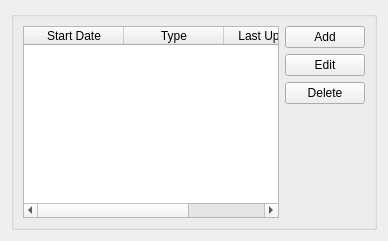
     <widget class="QWidget" name="tab">
      <attribute name="title">
       <string>Living Arrangements</string>
      </attribute>
      <layout class="QGridLayout" name="gridLayout_3">
       <item row="0" column="0">
        <widget class="QGroupBox" name="groupBox">
         <property name="title">
          <string/>
         </property>
         <layout class="QHBoxLayout" name="horizontalLayout_2">
          <item>
           <widget class="QTableWidget" name="living_arrangements_table">
            <property name="editTriggers">
             <set>QAbstractItemView::NoEditTriggers</set>
            </property>
            <property name="selectionBehavior">
             <enum>QAbstractItemView::SelectRows</enum>
            </property>
            <column>
             <property name="text">
              <string>Start Date</string>
             </property>
            </column>
            <column>
             <property name="text">
              <string>Type</string>
             </property>
            </column>
            <column>
             <property name="text">
              <string>Last Updated</string>
             </property>
            </column>
           </widget>
          </item>
          <item>
           <layout class="QVBoxLayout" name="verticalLayout_2">
            <item>
             <widget class="QPushButton" name="living_arrangement_add_button">
              <property name="text">
               <string>Add</string>
              </property>
              <property name="autoDefault">
               <bool>false</bool>
              </property>
             </widget>
            </item>
            <item>
             <widget class="QPushButton" name="living_arrangement_edit_button">
              <property name="text">
               <string>Edit</string>
              </property>
              <property name="autoDefault">
               <bool>false</bool>
              </property>
             </widget>
            </item>
            <item>
             <widget class="QPushButton" name="living_arrangement_delete_button">
              <property name="text">
               <string>Delete</string>
              </property>
              <property name="autoDefault">
               <bool>false</bool>
              </property>
             </widget>
            </item>
            <item>
             <spacer name="verticalSpacer_6">
              <property name="orientation">
               <enum>Qt::Vertical</enum>
              </property>
              <property name="sizeHint" stdset="0">
               <size>
                <width>20</width>
                <height>40</height>
               </size>
              </property>
             </spacer>
            </item>
           </layout>
          </item>
         </layout>
        </widget>
       </item>
      </layout>
     </widget>
